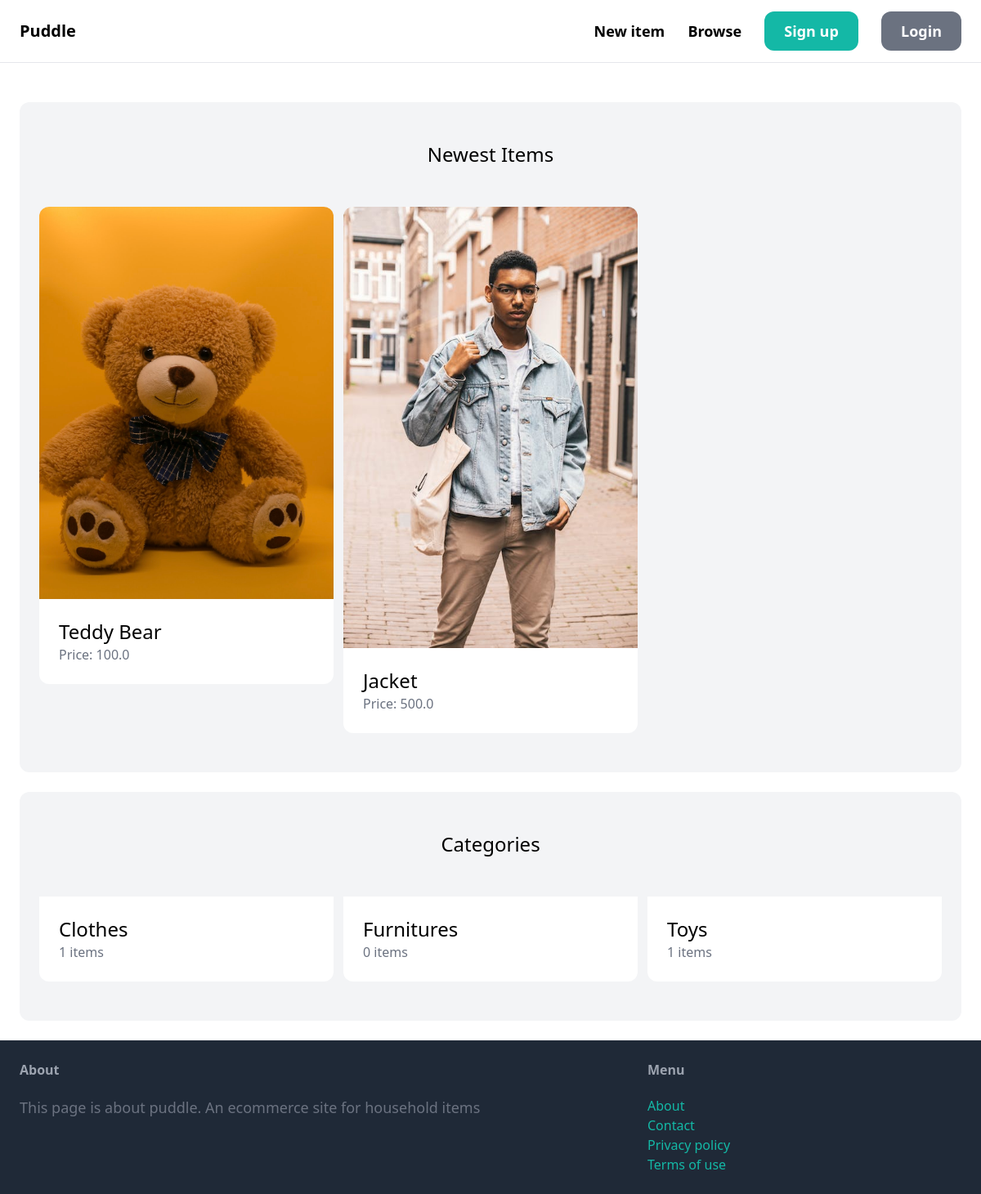
The page / on the database its author committed.
### item/models.py (models this page shows, shortened)
class Item(models.Model):
    category = models.ForeignKey(Category, related_name='items', on_delete=models.CASCADE)
    name = models.CharField(max_length=255)
    description = models.TextField(blank=True, null=True)
    price = models.FloatField()
    image = models.ImageField(upload_to='item_images',blank = True, null=True)
    is_sold = models.BooleanField(default=False)
    created_by = models.ForeignKey(User, related_name='items', on_delete=models.CASCADE)
    created_at = models.DateTimeField(auto_now_add=True)

class Category(models.Model):
    name = models.CharField(max_length=255)
    class Meta:
        ordering = ('name',)
        verbose_name_plural = 'Categories'

### core/views.py (the view)
# urls.py: path("", index, name='index'),
def index(request):
    items = Item.objects.filter(is_sold=False)[0:6]
    categories = Category.objects.all()
    return render(request, 'core/index.html' , {
        'categories': categories,
        'items': items,
    })

### core/templates/core/index.html (shortened to what this page needs)
{% extends 'core/base.html' %}
{%block content%}
    <div class="mt-6 px-6 py-12 bg-gray-100 rounded-xl">
        <h2 class = 'mb-12 text-2xl text-center'>Newest Items</h2>
        <div class="grid grid-cols-3 gap-3">
            {% for item in items %}
                <div>
                    <a href="{% url 'item:detail' item.id %}">
                        <div>
                            <img src="{{ item.image.url }}" class ='rounded-t-xl'>
                        </div>
                        <div class ='p-6 bg-white rounded-b-xl'>
                            <h2 class="text-2xl">{{ item.name }}</h2>
                            <p class="text-gray-500">Price: {{ item.price }}</p>
                        </div>
                    </a>
                </div>
            {% endfor %}
        </div>
    </div>
    <div class="mt-6 px-6 py-12 bg-gray-100 rounded-xl">
        <h2 class = 'mb-12 text-2xl text-center'>Categories</h2>
        <div class="grid grid-cols-3 gap-3">
            {% for category in categories %}
            <div>
                <a href="#">
                    <div class ='p-6 bg-white rounded-b-xl'>
                        <h2 class="text-2xl">{{ category.name }}</h2>
                        <p class="text-gray-500">{{ category.items.count }} items</p>
                    </div>
                </a>
            </div>
            {% endfor %}
        </div>
    </div>
{% endblock %}

### rows shown on the page
Item: image (picture), name "Teddy Bear", price "100.0"
Item: image (picture), name "Jacket", price "500.0"
Category: name "Clothes", items.count "1"
Category: name "Furnitures", items.count "0"
Category: name "Toys", items.count "1"
